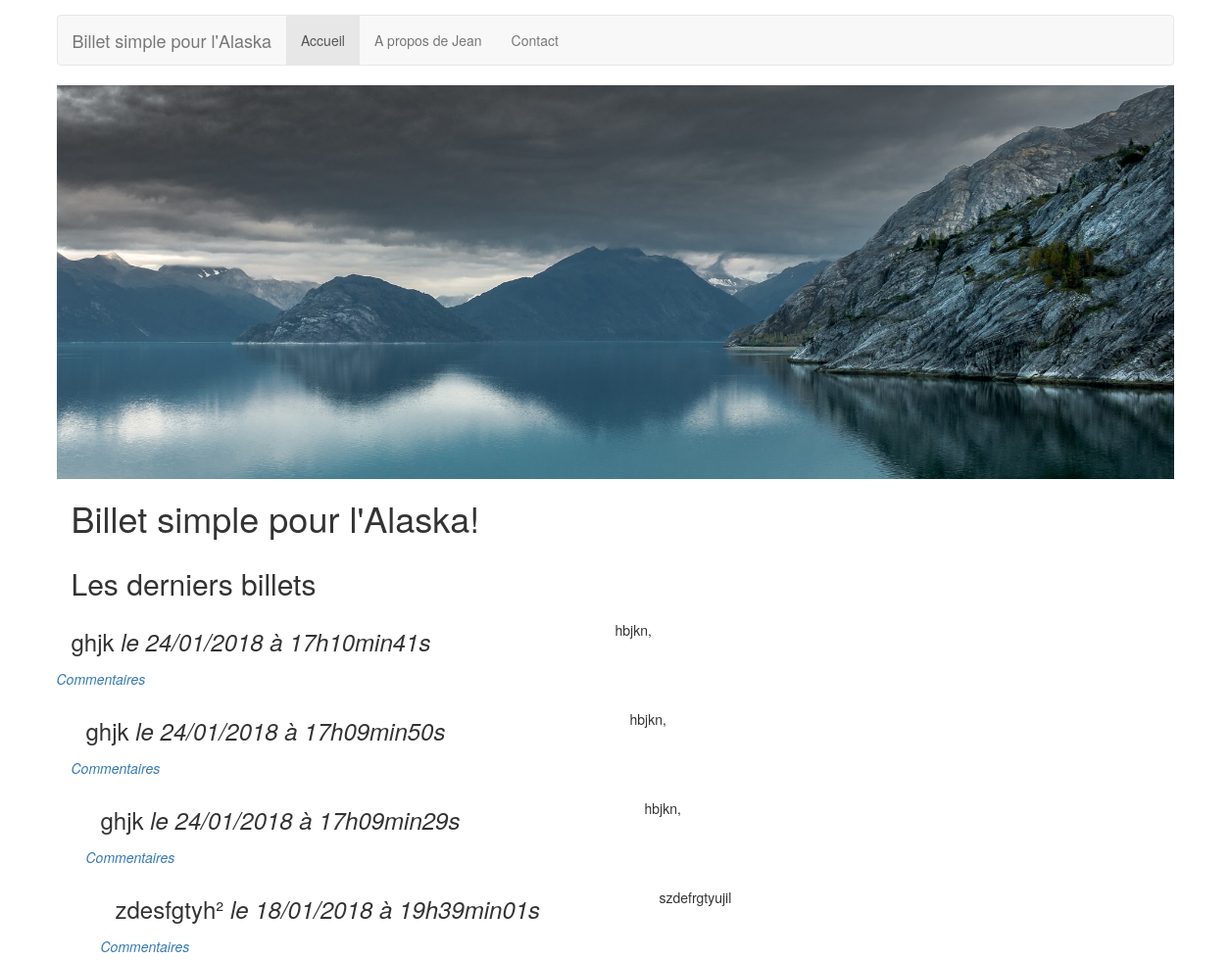
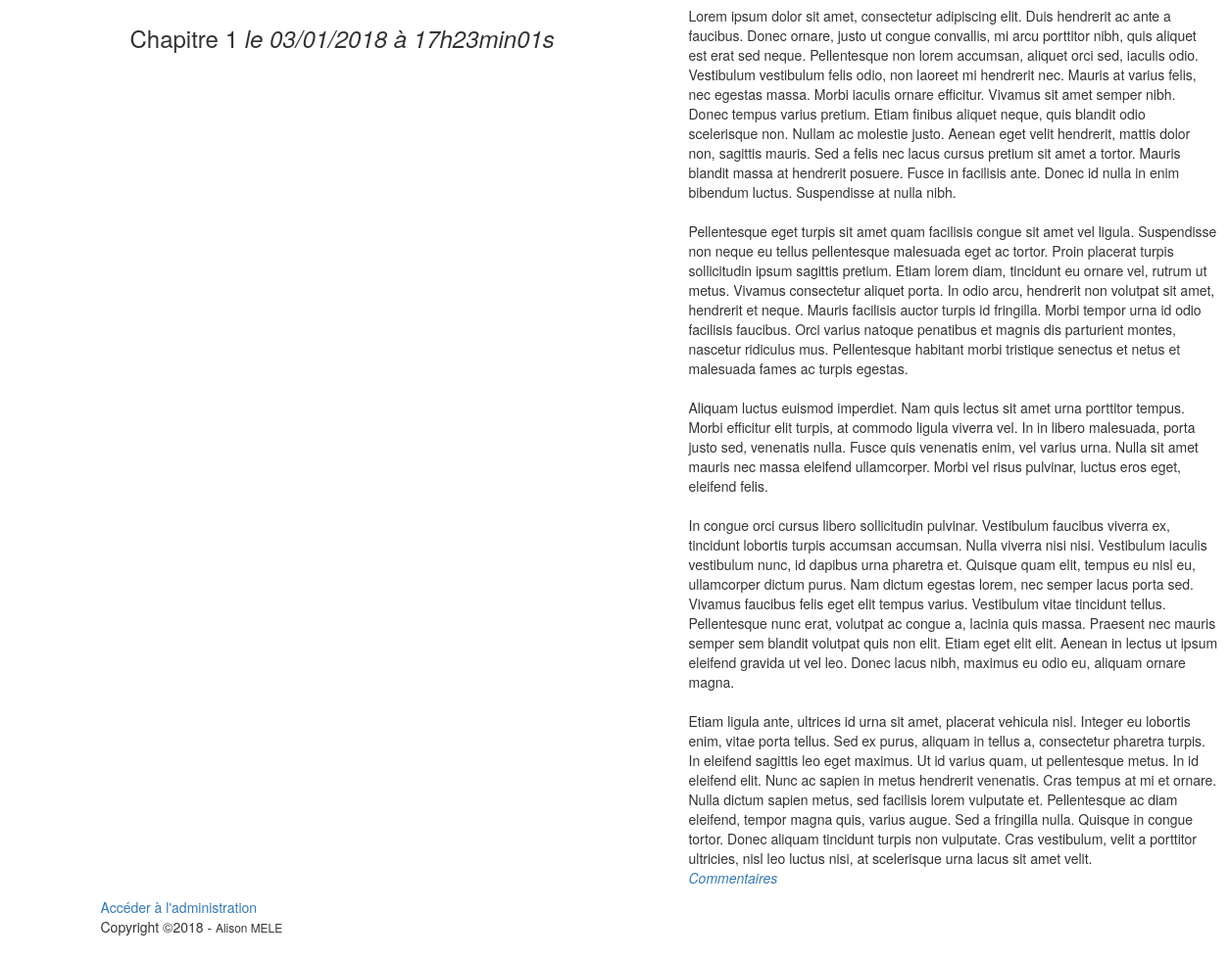
The page / on the database its author committed (2 pictures, top to bottom).
### tables this page shows
CREATE TABLE IF NOT EXISTS `posts` (
  `id` int(11) NOT NULL AUTO_INCREMENT,
  `title` varchar(255) NOT NULL,
  `content` text NOT NULL,
  `creation_date` datetime NOT NULL,
  PRIMARY KEY (`id`),
  KEY `id` (`id`),
  KEY `id_2` (`id`),
  KEY `id_3` (`id`),
  FULLTEXT KEY `content` (`content`)
);

### controler/frontend.php (called while the page is built, shortened)
<?php
require_once('model/frontend/PostManager.php');
function listPosts() {
    $postManager = new PostManager();
    $posts = $postManager->getPosts();
    require('view/frontend/listPostsView.php');
}

### model/frontend/PostManager.php (called while the page is built, shortened)
<?php
class PostManager extends Manager
{
	public function getPosts()
	{
		$db = $this->dbConnect();
		$req = $db->query('SELECT id, title, content, DATE_FORMAT(creation_date, \'%d/%m/%Y à %Hh%imin%ss\') AS creation_date_fr FROM posts ORDER BY creation_date DESC LIMIT 0, 5');
		return $req;
	}
}

### view/frontend/listPostsView.php (the view, shortened to what this page needs)
<div class="container">
<img src="public/alaska.jpg" alt="" class="img-responsive" />
<h1 class="col-md-12">Billet simple pour l'Alaska!</h1>
<h2 class="col-md-12">Les derniers billets</h2>
</div>
<?php
while ($data = $posts->fetch())
{
?>
    <div class="container">
        <h3 class="col-md-6">
            <?= htmlspecialchars_decode($data['title']) ?>
            <em>le <?= $data['creation_date_fr'] ?></em>
        </h3>
        <p class="col-md-6">
            <?= nl2br(htmlspecialchars_decode($data['content'])) ?>
            <br />
            <em><a href='index.php?action=post&amp;id=<?= $data['id'] ?>'>Commentaires</a></em>
        </p>
<?php
}
?>
    </div>
<a href='view/backend/connect.php'>Accéder à l'administration</a>
<?php require('C:/wamp/www/p3/view/template.php'); ?>

### rows shown on the page
posts: title "ghjk", creation_date_fr "24/01/2018 à 17h10min41s", content "hbjkn,"
posts: title "ghjk", creation_date_fr "24/01/2018 à 17h09min50s", content "hbjkn,"
posts: title "ghjk", creation_date_fr "24/01/2018 à 17h09min29s", content "hbjkn,"
posts: title "zdesfgtyh²", creation_date_fr "18/01/2018 à 19h39min01s", content "szdefrgtyujil"
posts: title "Chapitre 1", creation_date_fr "03/01/2018 à 17h23min01s", content "Lorem ipsum dolor sit amet, consectetur adipiscing elit. Duis hendrerit ac ante a faucibus. Donec ornare, justo ut congue convallis, mi arcu porttitor nibh, quis aliquet est erat sed neque. Pellentesque non lorem accumsan, aliquet orci sed, iaculis odio. Vestibulum vestibulum felis odio, non laoreet mi hendrerit nec. Mauris at varius felis, nec egestas massa. Morbi iaculis ornare efficitur. Vivamus sit amet semper nibh. Donec tempus varius pretium. Etiam finibus aliquet neque, quis blandit odio scelerisque non. Nullam ac molestie justo. Aenean eget velit hendrerit, mattis dolor non, sagittis mauris. Sed a felis nec lacus cursus pretium sit amet a tortor. Mauris blandit massa at hendrerit…"

### other values the page prints
strftime("%Y") "2018"
